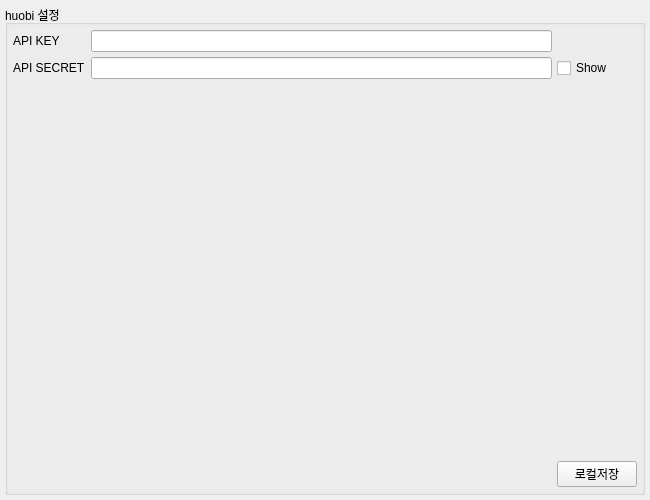
<?xml version="1.0" encoding="UTF-8"?>
<ui version="4.0">
 <class>Form</class>
 <widget class="QWidget" name="Form">
  <property name="geometry">
   <rect>
    <x>0</x>
    <y>0</y>
    <width>650</width>
    <height>500</height>
   </rect>
  </property>
  <property name="windowTitle">
   <string>Form</string>
  </property>
  <layout class="QGridLayout" name="gridLayout">
   <property name="leftMargin">
    <number>5</number>
   </property>
   <property name="topMargin">
    <number>5</number>
   </property>
   <property name="rightMargin">
    <number>5</number>
   </property>
   <property name="bottomMargin">
    <number>5</number>
   </property>
   <property name="spacing">
    <number>5</number>
   </property>
   <item row="0" column="0">
    <widget class="QGroupBox" name="groupBox">
     <property name="title">
      <string>huobi 설정</string>
     </property>
     <layout class="QGridLayout" name="gridLayout_2">
      <property name="leftMargin">
       <number>5</number>
      </property>
      <property name="topMargin">
       <number>5</number>
      </property>
      <property name="rightMargin">
       <number>5</number>
      </property>
      <property name="bottomMargin">
       <number>5</number>
      </property>
      <property name="spacing">
       <number>5</number>
      </property>
      <item row="0" column="0">
       <widget class="QLabel" name="label">
        <property name="text">
         <string>API KEY</string>
        </property>
       </widget>
      </item>
      <item row="0" column="1">
       <widget class="QLineEdit" name="key"/>
      </item>
      <item row="1" column="0">
       <widget class="QLabel" name="label_2">
        <property name="text">
         <string>API SECRET</string>
        </property>
       </widget>
      </item>
      <item row="1" column="1">
       <widget class="QLineEdit" name="secret"/>
      </item>
      <item row="1" column="2">
       <widget class="QCheckBox" name="checkBox">
        <property name="text">
         <string>Show</string>
        </property>
       </widget>
      </item>
      <item row="2" column="1">
       <spacer name="verticalSpacer">
        <property name="orientation">
         <enum>Qt::Vertical</enum>
        </property>
        <property name="sizeHint" stdset="0">
         <size>
          <width>20</width>
          <height>372</height>
         </size>
        </property>
       </spacer>
      </item>
      <item row="3" column="1">
       <spacer name="horizontalSpacer">
        <property name="orientation">
         <enum>Qt::Horizontal</enum>
        </property>
        <property name="sizeHint" stdset="0">
         <size>
          <width>453</width>
          <height>20</height>
         </size>
        </property>
       </spacer>
      </item>
      <item row="3" column="2">
       <widget class="QPushButton" name="pushButton">
        <property name="text">
         <string>로컬저장</string>
        </property>
       </widget>
      </item>
     </layout>
    </widget>
   </item>
  </layout>
 </widget>
 <resources/>
 <connections/>
</ui>
